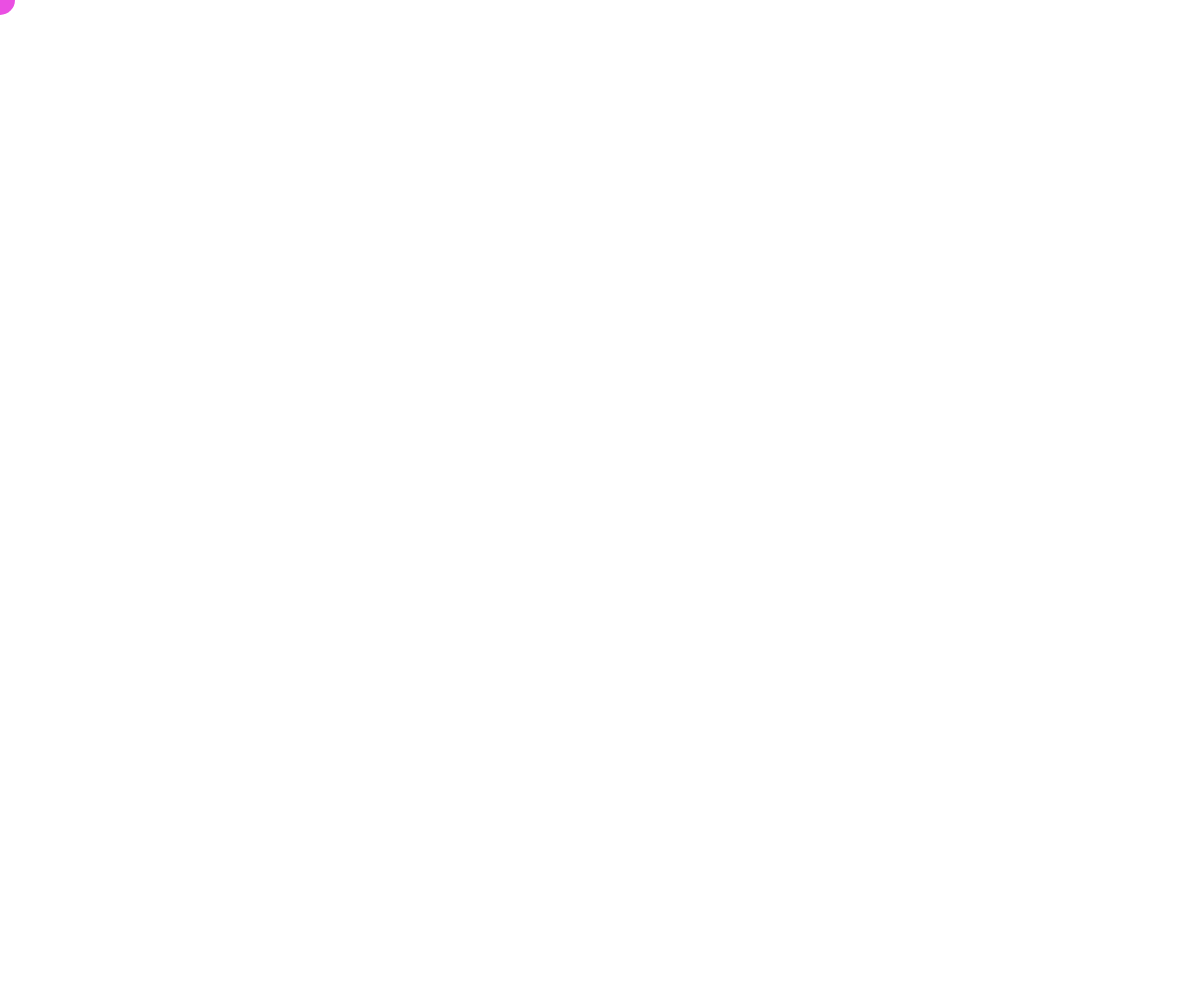
Frame 1 (no input)
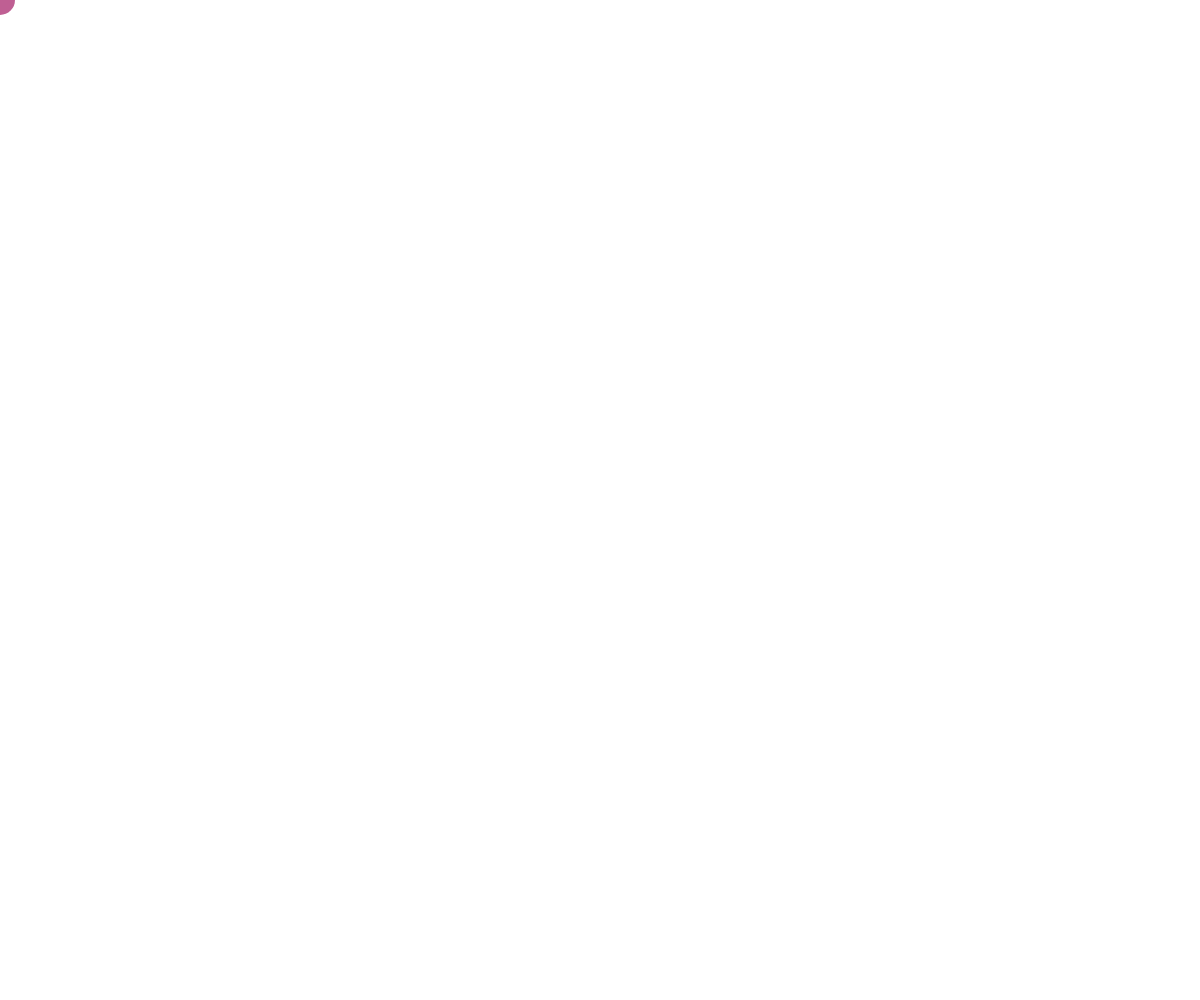
Frame 60 (no input)
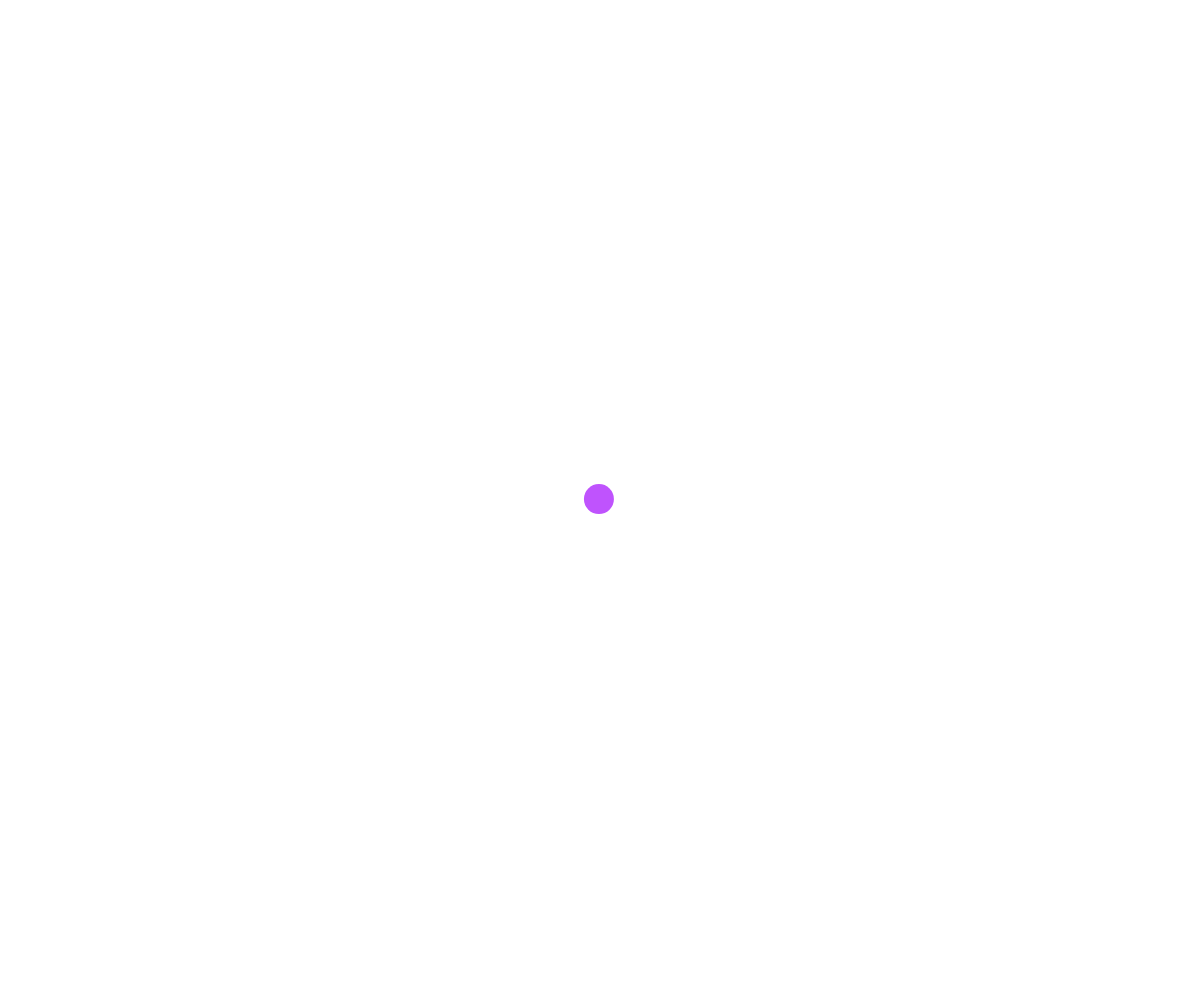
Frame 120 (the mouse pressed at the canvas centre since frame 60)

The p5.js sketch that drew these frames (run headless with seeded random() and noise() and a simulated clock; from frame 60 on, the mouse is pressed at the canvas centre):

// p5.js sketch
// ── sketch.js
let canvas;
let xPos = 0;
let yPos = 0;
let easing = 0.1;

function setup() {
    canvas = createCanvas(windowWidth, windowHeight);
    canvas.position(0, 0);
    canvas.style("position", "fixed");
    canvas.style("z-index", "0");
    canvas.style("pointer-events", "none");

}

function windowResized() {
    resizeCanvas(windowWidth, windowHeight);

}

function draw() {
    clear();
    xPos = xPos + ((mouseX - xPos) * easing);
    yPos = yPos + ((mouseY - yPos) * easing);
    drawThing(xPos, yPos);
    // drawThing(mouseX - 50, mouseY + 75);
    //  background(100);

}

function drawThing(_x, _y) {
    strokeWeight(0);
    fill(random(180, 255), random(60, 150), random(140, 255));
    ellipse(_x, _y, 30, 30);
}
